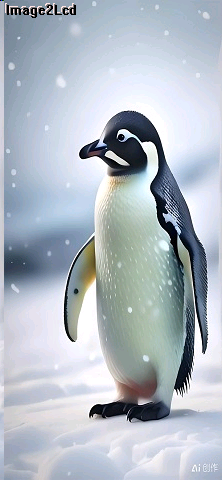
#> input picture assets/bottom_penguin_source.png, 222 x 480 px
$ python generate_bottom_banner.py
#> lines starting #> are read from the running program, lines starting #| are printed output that depends on the picture
from pathlib import Path
import re

from PIL import Image, ImageEnhance, ImageFilter


ROOT = Path(__file__).resolve().parents[1]
SOURCE = ROOT / "assets" / "bottom_penguin_source.png"
PREVIEW = ROOT / "assets" / "bottom_banner_480x200.png"
HEADER = ROOT / "Hardware" / "bottom_banner_data.h"
QSPI_BIN = ROOT / "assets" / "bottom_banner_qspi.bin"
WIDTH = 480
HEIGHT = 200


def fit(image: Image.Image, width: int, height: int) -> Image.Image:
    scale = max(width / image.width, height / image.height)
    resized = image.resize(
        (round(image.width * scale), round(image.height * scale)),
        Image.Resampling.LANCZOS,
    )
    left = (resized.width - width) // 2
    top = (resized.height - height) // 2
    return resized.crop((left, top, left + width, top + height))


def create_banner(source: Image.Image) -> Image.Image:
    background = fit(source, WIDTH, HEIGHT).filter(ImageFilter.GaussianBlur(18))
    background = ImageEnhance.Color(background).enhance(0.72)
    background = ImageEnhance.Brightness(background).enhance(0.62).convert("RGBA")

    shade = Image.new("RGBA", (WIDTH, HEIGHT), (0, 0, 0, 0))
    shade_pixels = shade.load()
    for x in range(WIDTH):
        alpha = max(0, min(118, round((x - 120) * 118 / 220)))
        for y in range(HEIGHT):
            shade_pixels[x, y] = (6, 25, 34, alpha)
    background.alpha_composite(shade)

    penguin_crop = source.crop((0, 70, source.width, 355))
    penguin = fit(penguin_crop, 190, HEIGHT).convert("RGBA")
    mask = Image.new("L", penguin.size, 255)
    mask_pixels = mask.load()
    for x in range(penguin.width):
        edge = min(x, penguin.width - 1 - x)
        alpha = min(255, edge * 28)
        for y in range(penguin.height):
            mask_pixels[x, y] = alpha
    background.paste(penguin, (8, 0), mask)
    return background.convert("RGB")


def rgb565(red: int, green: int, blue: int) -> int:
    return ((red >> 3) << 11) | ((green >> 2) << 5) | (blue >> 3)


def format_array(values: list[int], width: int, fmt: str) -> str:
    lines = []
    for start in range(0, len(values), width):
        chunk = values[start : start + width]
        lines.append("    " + ", ".join(format(value, fmt) for value in chunk) + ",")
    return "\n".join(lines)


def write_header(image: Image.Image) -> None:
    palette, pixels = quantize_banner(image)

    content = f"""#ifndef BOTTOM_BANNER_DATA_H
#define BOTTOM_BANNER_DATA_H

#include <stdint.h>

#define BOTTOM_BANNER_WIDTH  ({WIDTH}U)
#define BOTTOM_BANNER_HEIGHT ({HEIGHT}U)

static const uint16_t g_bottom_banner_palette[256] = {{
{format_array(palette, 8, '#06x')}
}};

static const uint8_t g_bottom_banner_pixels[BOTTOM_BANNER_WIDTH * BOTTOM_BANNER_HEIGHT] = {{
{format_array(pixels, 24, '#04x')}
}};

#endif
"""
    HEADER.write_text(content, encoding="ascii", newline="\n")


def quantize_banner(image: Image.Image) -> tuple[list[int], list[int]]:
    indexed = image.quantize(
        colors=256,
        method=Image.Quantize.MEDIANCUT,
        dither=Image.Dither.FLOYDSTEINBERG,
    )
    palette_bytes = indexed.getpalette()[: 256 * 3]
    palette = [
        rgb565(*palette_bytes[index : index + 3])
        for index in range(0, len(palette_bytes), 3)
    ]
    pixels = list(indexed.getdata())

    return palette, pixels


def write_qspi_bin(image: Image.Image) -> None:
    palette, pixels = quantize_banner(image)
    payload = bytearray()
    payload += b"YFB1"
    payload += WIDTH.to_bytes(2, "little")
    payload += HEIGHT.to_bytes(2, "little")
    payload += bytes(8)
    payload += bytes(pixels)
    for color in palette:
        payload += color.to_bytes(2, "little")
    QSPI_BIN.write_bytes(payload)


def render_text_preview(image: Image.Image) -> Image.Image:
    hal_entry = (ROOT / "src" / "hal_entry.c").read_text(encoding="utf-8")
    font_block = hal_entry.split("static const uint8_t font_8x8", 1)[1].split("};", 1)[0]
    font = [int(value, 16) for value in re.findall(r"0x([0-9A-Fa-f]{2})", font_block)]
    preview = image.copy()
    pixels = preview.load()

    def draw_string(x: int, y: int, text: str, color: tuple[int, int, int], scale: int) -> None:
        for character in text:
            glyph = font[(ord(character) - 32) * 8 : (ord(character) - 31) * 8]
            for row, bits in enumerate(glyph):
                for column in range(8):
                    if bits & (0x80 >> column):
                        for dy in range(scale):
                            for dx in range(scale):
                                pixels[x + column * scale + dx, y + row * scale + dy] = color
            x += 8 * scale

    scale = 3
    right_edge = 466
    title_x = right_edge - 11 * 8 * scale
    test_x = right_edge - 4 * 8 * scale
    draw_string(title_x + 2, 62, "YOLOFASTEST", (16, 16, 16), scale)
    draw_string(test_x + 2, 98, "TEST", (16, 16, 16), scale)
    draw_string(title_x, 60, "YOLOFASTEST", (255, 255, 255), scale)
    draw_string(test_x, 96, "TEST", (255, 255, 255), scale)
    return preview


def main() -> None:
    source = Image.open(SOURCE).convert("RGB")
#> source is the input picture: PIL image 222x480 RGB; mean R, G, B 176.4, 185.3, 195.3
    banner = create_banner(source)
#> in fit, `return resized.crop((left, top, left + width, top + height))`:
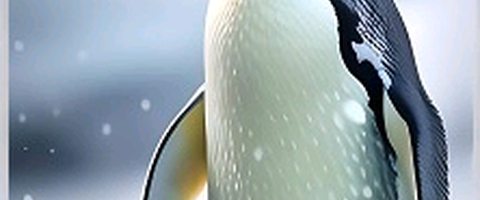
#> returned value: PIL image 480x200 RGB; mean R, G, B 148.3, 162.6, 169.9
#> in create_banner, `background = ImageEnhance.Brightness(background).enhance(0.62).convert..`:
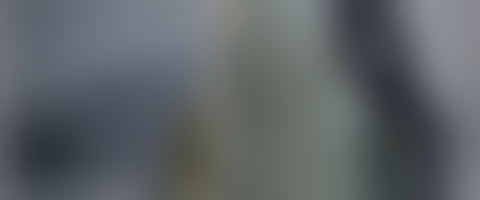
#> background: PIL image 480x200 RGBA; mean R, G, B, A 93.5, 99.9, 103.1, 255
#> in create_banner, `shade = Image.new("RGBA", (WIDTH, HEIGHT), (0, 0, 0, 0))`: shade: PIL image 480x200 RGBA; every value is 0
#> in create_banner, `background.alpha_composite(shade)`:
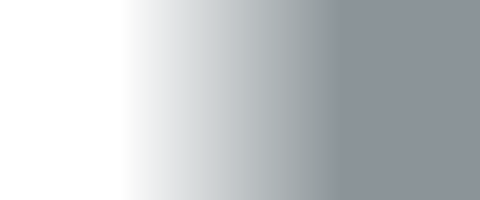
#> shade: PIL image 480x200 RGBA; mean R, G, B, A 6, 25, 34, 61.3; transparent parts drawn white
#> in create_banner, `background.alpha_composite(shade)`:
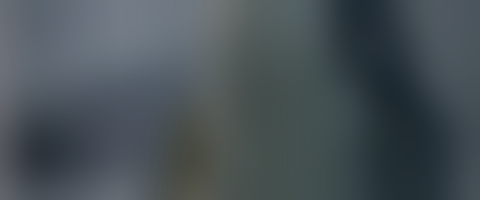
#> background: PIL image 480x200 RGBA; mean R, G, B, A 72, 81.5, 86.6, 255
#> call 2 of fit, with width = 190, height = 200
#> in fit (call 2), `resized = image.resize( (round(image.width * scale), round(image.heigh..`:
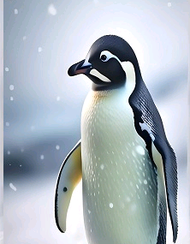
#> resized: PIL image 190x244 RGB; mean R, G, B 172, 182.5, 191.5
#> in fit (call 2), `return resized.crop((left, top, left + width, top + height))`:
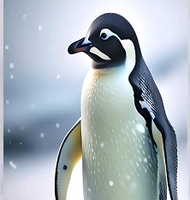
#> returned value: PIL image 190x200 RGB; mean R, G, B 166.5, 177.6, 186.7
#> in create_banner, `mask = Image.new("L", penguin.size, 255)`: mask: PIL image 190x200 L; every value is 255
#> in create_banner, `background.paste(penguin, (8, 0), mask)`:
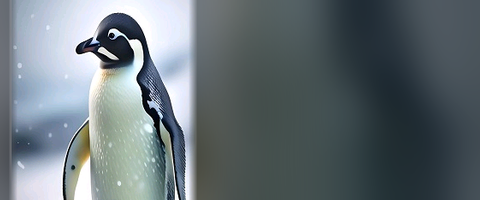
#> background: PIL image 480x200 RGBA; mean R, G, B, A 102.2, 113, 118.2, 255
    write_header(banner)
#> in quantize_banner, `palette_bytes = indexed.getpalette()[: 256 * 3]`: palette_bytes = 768 values, max 255 at index 0, min 2 at index 765, mean 110.4
#> in quantize_banner, `palette = [ rgb565(*palette_bytes[index : index + 3]) for index in ran..`: palette = 256 values, max 65535 at index 0, min 33 at index 255, mean 25908.9
#> in quantize_banner, `pixels = list(indexed.getdata())`: pixels = 96000 items
#> the loop in format_array, `for start in range(0, len(values), width):` made 32 passes
#> (start, chunk) on passes 2 to 12: (8, [61343, 61311, 63358, 61375, 61311, 59295, 59231, 59230]), (16, [57182, 59198, 59198, 57150, 57118, 57150, 59132, 57084]), (24, [55037, 55004, 55069, 52957, 52924, 50940, 50877, 52892]), (32, [48796, 50812, 52857, 48732, 48730, 46684, 46651, 46680]), (40, [46647, 48665, 46617, 44569, 44566, 46584, 44535, 44505]), (48, [46516, 44568, 42487, 42455, 42425, 42421, 42392, 42388]), (56, [40342, 40311, 40279, 40307, 42291, 38231, 36151, 38227]), (64, [38163, 38131, 38131, 36086, 36082, 36018, 33971, 35951]), (72, [33906, 31892, 31859, 31794, 29747, 29714, 27634, 31728]), (80, [27631, 29614, 27534, 27534, 27502, 25488, 25454, 25422]), (88, [25420, 25389, 23340, 23308, 23341, 23308, 23276, 21294])
#> chunk on pass 1: [65535, 65535, 65535, 65535, 63455, 63423, 63423, 61375]
#> after the loop in format_array, `for start in range(0, len(values), width):`: lines = 32 items
#> the loop in format_array (call 2), `for start in range(0, len(values), width):` made 4000 passes
#> start on passes 2 to 4: 24, 48, 72
    write_qspi_bin(banner)
#> in write_qspi_bin, `palette, pixels = quantize_banner(image)`: pixels = 96000 items
#> the loop in write_qspi_bin, `for color in palette:` made 256 passes
#> color on passes 1 to 3: 65535, 65535, 65535
    render_text_preview(banner).save(PREVIEW, optimize=True)


if __name__ == "__main__":
#> (the run stopped early here; a loop or call above may not have finished)
